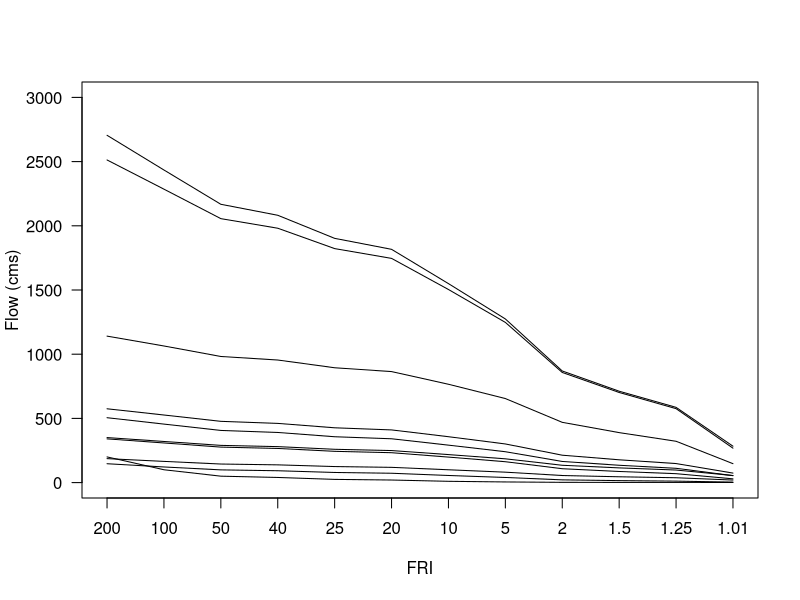

R code for this plot: (Note: this script raises an error after producing the figure.)
# Select date/times that represent Flood Recurrence Interval Benchmarks
# AHF 13 February 2020; updated 24 March 2020
# see SnoqualmieFloodRecurrenceIntervals.xls/FRI_multipliers
# NEEDS TO BE RE-CALCULATED IF NEW DHSVM FLOW DATA ARE PROVIDED FOR HISTORICAL PERIOD!!

# Create benchmark datasets to which flows for each date/time in scenario modeling will be compared to assess potential for egg scour
# The assumption is that the date of peak flood recurrence interval is representative of conditions across watershed (this is a simplification!)
# Use flood recurrence interval curves from DeGasperi et al. 2016 report for each of the 9 gages in the basin.
# Look at DHSVM historical record to identify peak flow events that correspond to an FRI of about 1.01 - save this as a benchmark
# Use ratios from DeGasperi FRI curves to compare current flow conditions at dates/times during modeling to these benchmarked values

# Read in data from excel (see "SnoqualmieFloodRecurrenceIntervals.xls"), 
# which was based on DeGasperi 2016 report (https://www.researchgate.net/publication/306108517_Flood_Frequency_Analysis_of_King_County_Rivers_with_an_Emphasis_on_the_January_2009_Floods)
# for all the 9 gages in the Snoqualmie basin
ri_gages = read.csv("data.in/parameters/return_interval_flow_gages_cms.csv", stringsAsFactors = FALSE)
# Units for DHSVM flow = cubic meters per second

# plot ri_gages (DeGasperi's FRI curves) (x-axis nonlinear)
plot(ri_gages[,2], las=1, ylab = "Flow (cms)", xlab = "FRI", xaxt = 'n', ylim=c(0,3000), type = 'n')
axis(1, at = 1:12, labels = ri_gages[,1])
for(i in 1:10){lines(ri_gages[,i])}


# Load the historical dataseries
# note: 'fncImport' is in 'Functions4SnoIBMv2.0.R' / Functions to Load Data into SSN
Q_all.df = fncImportQ(paste0(loadDir, "/rbm.data/Outflow.Only.csv")) #flow 2001-2013

# Isolate flow for the reaches where gages are located
Q_gages.df = Q_all.df[,c("Date","Time",colnames(ri_gages)[-1])] 

# Find the DHSVM date/time where flow best corresponds to the FRI of 1.25 for each of the 9 gaged reaches
ri.benchmarks = data.frame(NA,as.Date("2000-01-01"),NA); colnames(ri.benchmarks) = c("Gage.Reach","Date","Time"); i = 1
ri = 1.25
for(g in 2:length(colnames(ri_gages))){
  gage.column = as.character(colnames(ri_gages)[g])
  q_gages_dat = Q_gages.df[,gage.column]
  (bff = ri_gages[ri_gages$return.interval == ri, gage.column])
  idx = which.min(abs(q_gages_dat - bff))
  (answer = Q_gages.df[idx, c("Date", "Time")])
  ri.benchmarks[i,] = cbind.data.frame(gage.column, answer, stringsAsFactors = F)
  i = i + 1
}
row.names(ri.benchmarks) = NULL

#Date and time that reach X243's FRI was 1.25 (gage with biggest flow, USGS 1214900, Snoqualmie nr Carnation)
bf.date = "2001-11-22"; bf.time = 18
  # second biggest gage is X488 (USGS 12144500, Snoqualmie at Snoqualmie, FRI of 1.25 on 11/06/2008, t=21)
Q_bm = Q_all.df[Q_all.df[,"Date"] == as.Date(bf.date) & Q_all.df[, "Time"] == bf.time,]; row.names(Q_bm) = NULL
v = c(t(Q_bm[1,3:ncol(Q_bm)]))
#sum(v)
write.csv(Q_bm, "data.in/rbm.data/Q_bm.csv", row.names = F)



# get ratios from gage curves
ri_gages = ri_gages[order(ri_gages$return.interval),]
result = c(apply(ri_gages[12,2:10]/ri_gages[2,2:10],1,median),apply(ri_gages[11,2:10]/ri_gages[2,2:10],1,median),apply(ri_gages[10,2:10]/ri_gages[2,2:10],1,median),apply(ri_gages[9,2:10]/ri_gages[2,2:10],1,median),
           apply(ri_gages[8,2:10]/ri_gages[2,2:10],1,median),apply(ri_gages[7,2:10]/ri_gages[2,2:10],1,median),apply(ri_gages[6,2:10]/ri_gages[2,2:10],1,median),apply(ri_gages[5,2:10]/ri_gages[2,2:10],1,median),
           apply(ri_gages[4,2:10]/ri_gages[2,2:10],1,median),apply(ri_gages[3,2:10]/ri_gages[2,2:10],1,median),apply(ri_gages[2,2:10]/ri_gages[2,2:10],1,median),apply(ri_gages[1,2:10]/ri_gages[2,2:10],1,median))
result = sort(result)
fri = c(1.01,1.25,1.5,2,5,10,20,25,40,50,100,200)

plot(fri,result)
lines(fri,(0.7184 * log(fri) + 0.8523))
# y = 0.7184 * ln(fri) + 0.8523; R2 = 0.9885; gives flow multiplier for a particular FRI

# y = 0.3182 * e^(1.376 * result); gives FRI for a particular flow multiplier
# here, compare flow for all reaches on a given date/time to the benchmark 1.25 FRI flow for the same location
flood.date = "2006-11-07"; flood.time = 3
m = Q_all.df[Q_all.df[,"Date"] == as.Date(flood.date) & Q_all.df[, "Time"] == flood.time, 3:ncol(Q_all.df)] / Q_bm[1,3:ncol(Q_bm)]
quantile(m)
fri2 = 0.3182 * exp(1.376 * m)
quantile(t(fri2))
plot(t(fri2))

fri2[,"X243"] #USGS 12149000 @ Carnation gives a FRI of 78 for DHSVM-predicted flow (gage data show it to be more like 40)
fri2[,"X488"] #USGS 12144500 @ Snoqualmie gives a FRI of 163 for DHSVM-predicted flow (gage data show it to be more like 40) 
fri2[fri2>100]
m[,which(fri2>100)] #reaches with highest flows on this date/time
# How many of these are modeling anomalies/artifacts? Seem pretty high. Wonder where they are.
length(fri2[fri2>100]) # 250 out of ~ 800 reaches

# IF this is okay, here's the lines of code to use for translating everyday flow into FRI currency for use in e2f survival function
flood.date = "2006-11-07"; flood.time = 3
m = Q_all.df[Q_all.df[,"Date"] == as.Date(flood.date) & Q_all.df[, "Time"] == flood.time, 3:ncol(Q_all.df)] / Q_bm[1,3:ncol(Q_bm)]
fri2 = 0.3182 * exp(1.376 * m)
